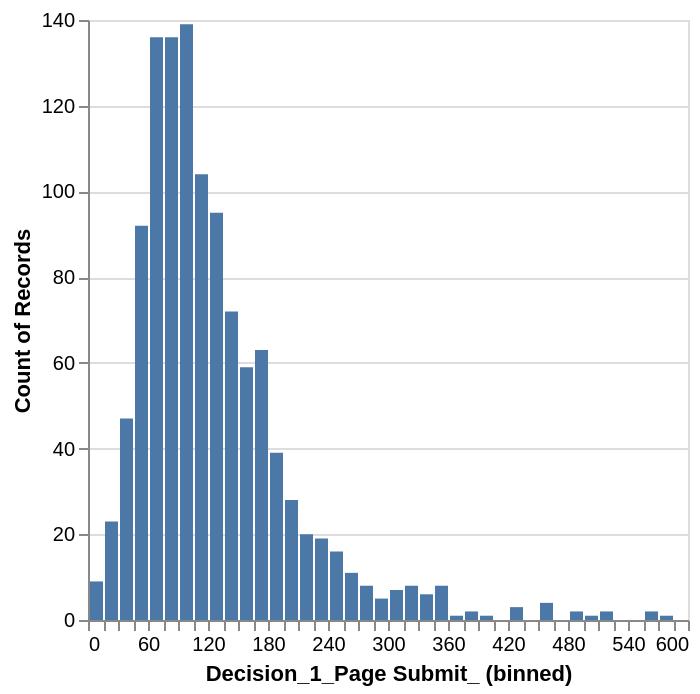

Notebook cell for this chart:
### Code cell
alt.Chart(long_df).mark_bar().encode(
    alt.X("Decision_1_Page Submit_:Q", bin=alt.Bin(extent=[0, 600], steps=[5, 10, 15])),
    alt.Y("count():Q")
)

### Figure 1 — Vega-Lite specification as saved in the notebook (floating-point values rounded to 4 significant figures; data arrays with more than 128 entries replaced by an {"elided": "..."} marker saying what was removed)
{"config": {"view": {"continuousWidth": 300, "continuousHeight": 300}}, "data": {"name": "data-a794481512ef3ed8630e19b240390523"}, "mark": {"type": "bar"}, "encoding": {"x": {"bin": {"extent": [0, 600], "steps": [5, 10, 15]}, "field": "Decision_1_Page Submit_", "type": "quantitative"}, "y": {"aggregate": "count", "type": "quantitative"}}, "$schema": "https://vega.github.io/schema/vega-lite/v5.15.1.json", "datasets": {"data-a794481512ef3ed8630e19b240390523": {"elided": "1198 records"}}}
